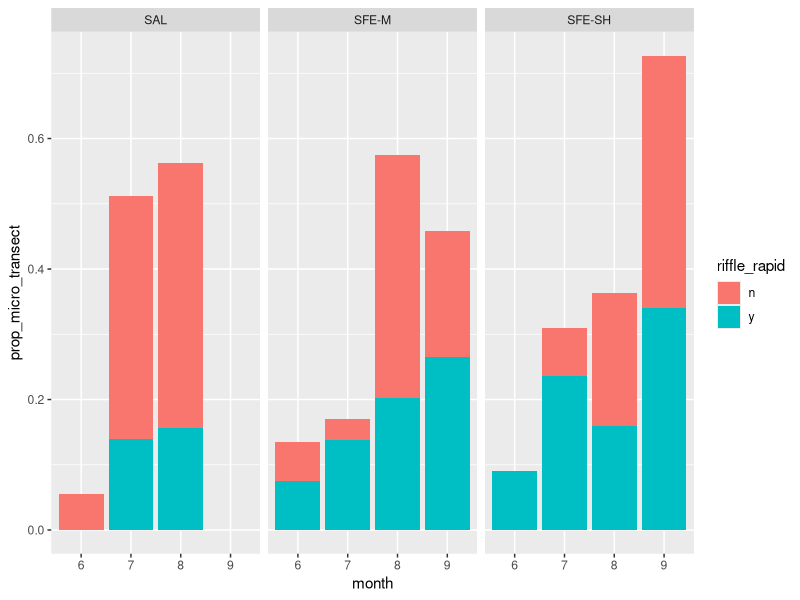
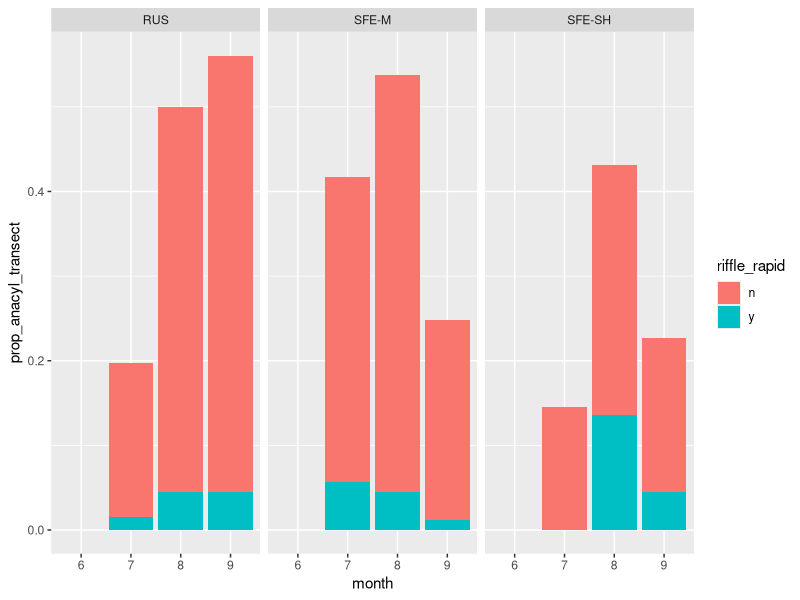
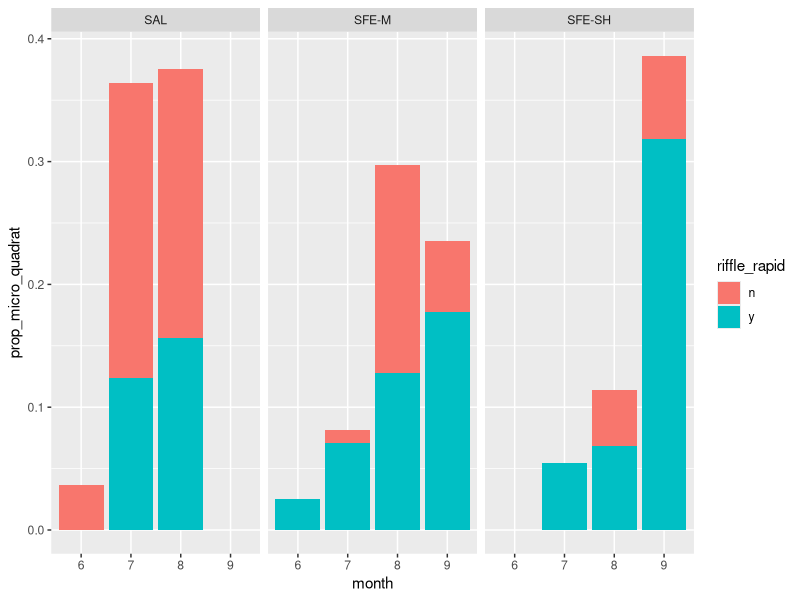
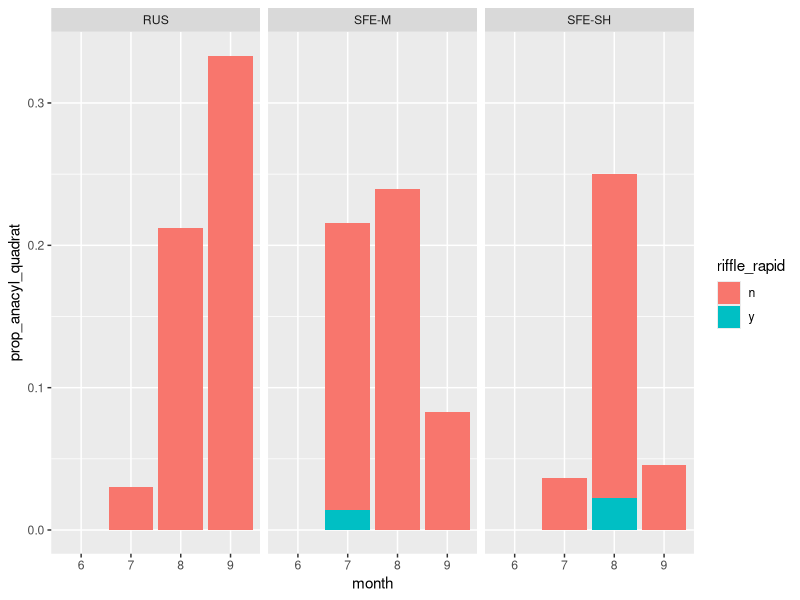

Write the R code that produced these figures, in order.
#### Supplemental figures related to habitat occupied by benthic cyanobacteria
### Jordan Zabrecky
## last edited: 04.25.2025

# This figure shows the amount of 

#### (1) Loading libraries and anatoxins data ####

# loading libraries
lapply(c("tidyverse", "lubridate"), require, character.only = T)

# loading survey data including each transect 
# (y if present within 7.5-m of transect where habitat was recorded)
surveys <- read.csv("./data/EDI_data_package/benthic_surveys.csv") %>% 
  mutate(field_date = ymd(field_date)) %>% 
  mutate(month = month(field_date)) %>% 
  mutate(year = year(field_date))

#### (2) Summarizing data ####

# replace "y" and "n" with numbers for presence within a transect
surveys$Micro_pres[surveys$Micro_pres == "y"] <- 1
surveys$Ana_Cyl_pres[surveys$Ana_Cyl_pres == "y"] <- 1
surveys$Micro_pres[surveys$Micro_pres == "n"] <- 0
surveys$Ana_Cyl_pres[surveys$Ana_Cyl_pres == "n"] <- 0

# convert column type to numeric
surveys$Micro_pres <- as.numeric(surveys$Micro_pres)
surveys$Ana_Cyl_pres <- as.numeric(surveys$Ana_Cyl_pres)

# make column with "y/1" or "n/0" to indicate presence within quadrat
surveys <- surveys %>% 
  mutate(Micro_quadrat = case_when(Microcoleus > 0 ~ 1,
                                   TRUE ~ 0),
         Anacyl_quadrat = case_when(Anabaena_Cylindrospermum > 0 ~ 1,
                                 TRUE ~ 0))

# group by month, riffle_rapid, and site and count number of taxa-specific
# observations
summarized <- surveys %>% 
  dplyr::group_by(site, month, riffle_rapid) %>% 
  dplyr::summarize(num_micro = sum(Micro_pres),
                   num_anacyl = sum(Ana_Cyl_pres),
                   quadrat_micro = sum(Micro_quadrat),
                   quadrat_anacyl = sum(Anacyl_quadrat))

# get total number of transects surveyed for each site and month
# regardless of habitat
total <- surveys %>% 
  dplyr::group_by(site, month) %>% 
  dplyr::summarize(total_transects = length(transect))

# left join the two
summarized <- left_join(summarized, total, by = c("site", "month"))

# calculate proportion of transects that have taxa-specific observations
summarized$prop_micro_transect <- summarized$num_micro / summarized$total_transects
summarized$prop_micro_quadrat <- summarized$quadrat_micro / summarized$total_transects
summarized$prop_anacyl_transect <- summarized$num_anacyl / summarized$total_transects
summarized$prop_anacyl_quadrat <- summarized$quadrat_anacyl / summarized$total_transects

# remove NAs for when no habitat was recorded
summarized <- na.omit(summarized)

##### (3) Making figures ####

# need to make month a character
summarized$month <- as.character(summarized$month)

# separate out micro data and anabaena data (so site without taxa does not plot!)
micro_summarized <- summarized %>% 
  filter(site != "RUS")
anacyl_summarized <- summarized %>% 
  # while one reach had a single anabaena siting, it was not in quadrat
  filter(site != "SAL")

## Trying with survey presence/absence

# microcoleus
presence_micro <- ggplot(data = micro_summarized, aes(x = month, y = prop_micro_transect, fill = riffle_rapid)) +
  geom_bar(position="stack", stat = "identity") +
  facet_wrap(~site)
presence_micro

# anabaena/cylindrospermum
presence_ana <- ggplot(data = anacyl_summarized, aes(x = month, y = prop_anacyl_transect, fill = riffle_rapid)) +
  geom_bar(position="stack", stat = "identity") +
  facet_wrap(~site)
presence_ana

# I think that since this presence/absence includes up to ~7.5-m
# out from where quadrat was placed and habitat was recorded
# a less clear message is conveyed than using quadrat presence/absence

## Trying with quadrat presence absence data

# microcoleus
quadrat_micro <- ggplot(data = micro_summarized, aes(x = month, y = prop_micro_quadrat, fill = riffle_rapid)) +
  geom_bar(position="stack", stat = "identity") +
  facet_wrap(~site)
quadrat_micro

# anabaena
quadrat_anacyl <- ggplot(data = anacyl_summarized, aes(x = month, y = prop_anacyl_quadrat, fill = riffle_rapid)) +
  geom_bar(position="stack", stat = "identity") +
  facet_wrap(~site)
quadrat_anacyl

# NEED TO MAKE PLOTS LOOK NICE AFTER THEMING HAS BEEN DECIDED :)
